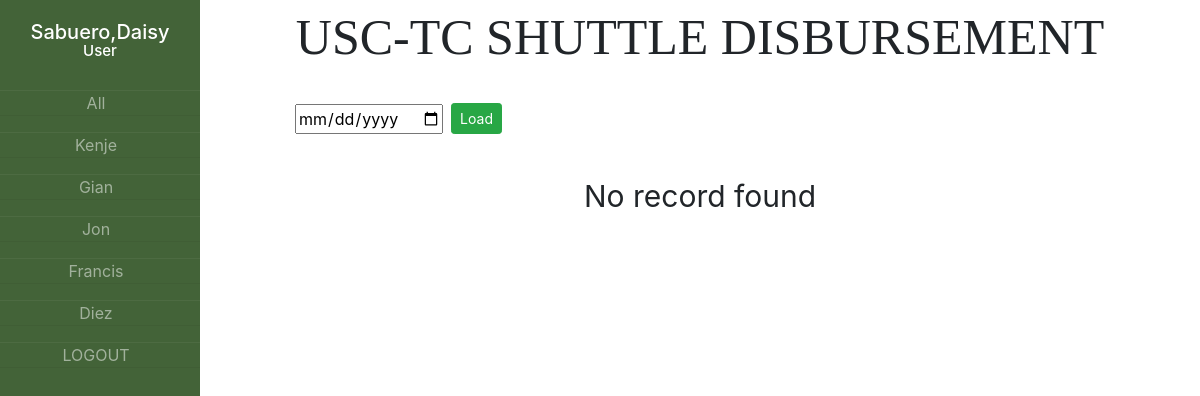
The page /dashboard.php (signed in) on the database its author committed.
### tables this page shows
CREATE TABLE `DriverInformation` (
  `uid` int(10) NOT NULL,
  `Driver_ID` varchar(256) NOT NULL,
  `Date` date NOT NULL,
  `Driver_Name` varchar(256) NOT NULL,
  `Driver_Status` varchar(256) NOT NULL DEFAULT 'Not Disbursed',
  `Total_Amount` int(10) NOT NULL,
  `Collectibles` int(10) NOT NULL
);

### dashboard.php (the view, shortened to what this page needs)
<?php
    $selected_date = date('Y-m-j');
    if (!isset($_GET['date']) ) {
        $selected_date = $_GET['searchdate'];
    }
    else{
        header("Refresh:0; url=index.php");
    }
?>
<!doctype html>
<html lang="en">
<head>
    <link rel="stylesheet" href="css/bootstrap.min.css">
    <link rel="stylesheet" href="css/dashboard.css">
</head>
<body>
<div class="wrapper">
    <div class="sidebar">
        <?php
            echo "<h1>";
            echo $_SESSION['S_lastname'].",".$_SESSION['S_firstname'];
            echo "</h1>";
            echo "<h2>";
            echo $_SESSION['S_UserType'];
            echo "</h2>";
        ?>
        <ul>
            <li><a href="dashboard.php?searchdate=<?php echo date('Y-m-j');?>">All</a></li>
            <?php
                $servername = "localhost";
                $username = "root";
                $password = "";
                $dbname = "ourserver";
                $conn = new mysqli($servername, $username, $password, $dbname);
                $sql = "SELECT * FROM DriverInformation";
                $result = $conn->query($sql);
                if ($result->num_rows > 0) {
                    $names = array();
                    while($row = $result->fetch_assoc()) {
                        if(!in_array($row["Driver_Name"],$names)){
                            echo '<li><a href="driver.php?driver='.$row["Driver_Name"].'&id='.$row["Driver_ID"].'">' .$row["Driver_Name"]. '</a></li>';
                        }
                        array_push($names, $row["Driver_Name"]);
                    }
                }
                else {
                    echo "No record";
                }
                echo '<li><a href="logout.php">LOGOUT</a></li>';
            ?>
        </ul>
    </div>
    <div class="main">
        <div class="title">USC-TC SHUTTLE DISBURSEMENT</div>
        <div class='outeroutertable'>
            <div class='toparea'>
                <div class="date">
                    <form action="dashboard.php" type="GET">
                        <input type="date" placeholder="yyyy-mm-dd" name="searchdate" value="<?php echo $selected_date;?>">
                </div>
                <div class="buttonn">
                    <button type="submit" class="btn btn-success btn-sm">Load</button>
            </div>
        </div>
        <?php
            $sql = "SELECT * FROM DriverInformation WHERE Date='$selected_date' ORDER BY Driver_ID DESC";
            $result = $conn->query($sql);
            if ($result->num_rows > 0) {
                echo "<div class='fakeoutertable'><table>
                        <tr>
                            <th>DRIVER ID</th>
                            <th>TOTAL AMOUNT</th>
                            <th>STATUS</th>
                            <th>COLLECTIBLES</th>
                            <th></th>
                    </tr>
                    </table></div>
                    <div class='outertable'>
                    <table>";
                while($row = $result->fetch_assoc()) {
                    echo "<tr><td>" .$row["Driver_ID"] ."</td>";
                    echo "<td>" .$row["Total_Amount"] ."</td>";
                    echo "<td>" .$row["Driver_Status"] ."</td>";
                    echo "<td>" .$row["Collectibles"] ."</td>";
                    if($row["Driver_Status"]=='Not Disbursed'){
                        echo '<td><button type="button" class="btn btn-success" data-toggle="modal" data-target="#ReceiptModal" data-date="'.$row["Date"].'" data-did="'.$row["Driver_ID"].'">Disburse</button></td></tr>';
                        echo '<div class="modal fade" id="ReceiptModal" tabindex="-1" role="dialog" aria-labelledby="exampleModalLabel" aria-hidden="true">
                        <div class="modal-dialog modal-dialog-centered" role="document">
                            <div class="modal-content">
                            <div class="modal-header">
                                <h5 class="modal-title" id="exampleModalLabel">Confirm Password</h5>
                                <button type="button" class="close" data-dismiss="modal" aria-label="Close">
                                <span aria-hidden="true">&times;</span>
                                </button>
                            </div>
                            <div class="modal-body">
                                <form name="passvalues" action="verifydisburse.php" method="POST">
                                    <input class="form-control" type="password" placeholder="Password" name="confirmpw" required="required">
                            </div>
                            <div class="modal-footer">
                                <button type="button" class="btn btn-secondary" data-dismiss="modal">Close</button>
                                <input type="hidden" name="driver_id">
                                <input type="hidden" name="driver_date">
                                <input type="hidden" name="source" value="0">
                                <input type="hidden" name="account_id" value="'.$_SESSION["S_IDNum"] .'">
                                <input type="submit" class="btn btn-success" value="Confirm" id="button1">
                                </form>
                            </div>
                            </div>
                        </div>
                        </div>';
                    }
                    else{
                        echo '<td><form action="receipt.php" method="GET">
                                    <input type="hidden" name="ID" value="'.$row['Driver_ID'].'">
                                    <input type="hidden" name="Date" value="'.$row['Date'].'">
                                    <input type="submit" class="btn btn-outline-success" value=" Receipt "></input>
                                </form>
                            </td></tr>';
                    }
                }
                echo "</table></div>";
            }
            else {
                echo "<div class='NoRecord'>No record found</div>";
            }
        ?>
        </div>
    </div>
</div>
</body>
</html>

### css/dashboard.css (style rules this page uses)
.wrapper { display: flex; position: relative; }
.wrapper .sidebar { position: fixed; width: 200px; height: 100%; background-color: rgb(67, 99, 56); padding-top: 20px; }
.wrapper .sidebar h1 { text-align: center; font-size: 20px; color: white; }
.wrapper .sidebar h2 { text-align: center; margin-top: -5%; margin-bottom: 15%; font-size: 15px; color: white; }
.wrapper .sidebar ul li { text-align: center; list-style: none; margin-bottom: 10%; margin-left: -30%; border-bottom: 1px solid rgba(0,0,0,0.05); border-top: 1px solid rgba(255,255,255,0.05); }
.wrapper .sidebar ul li a { color: rgba(255, 255, 255, 0.5); }
.wrapper .main { width: 100%; height: 100vh; margin-left: 200px; }
.wrapper .outeroutertable { width: 100%; height: 80%; }
.wrapper .main .title { text-align: center; font-family: 'Times New Roman', Times, serif; font-size: 50px; }
.wrapper .main .date { padding-top: 4px; }
.wrapper .main .buttonn { margin-top: 3px; margin-left: 1%; }
.wrapper .main .outeroutertable .toparea { display: flex; margin: 0 auto; width: 81%; text-align: left; padding-top: 25px; padding-bottom: 20px; }
.wrapper .main .outeroutertable .NoRecord { margin: 0 auto; width: 81%; text-align: center; padding-top: 20px; padding-bottom: 20px; font-size: 30px; }

### rows shown on the page
driverinformation: Driver_Name "Kenje"
driverinformation: Driver_Name "Gian"
driverinformation: Driver_Name "Jon"
driverinformation: Driver_Name "Francis"
driverinformation: Driver_Name "Diez"

### other values the page prints
$_SESSION['S_lastname'] "Sabuero"
$_SESSION['S_firstname'] "Daisy"
$_SESSION['S_UserType'] "User"
